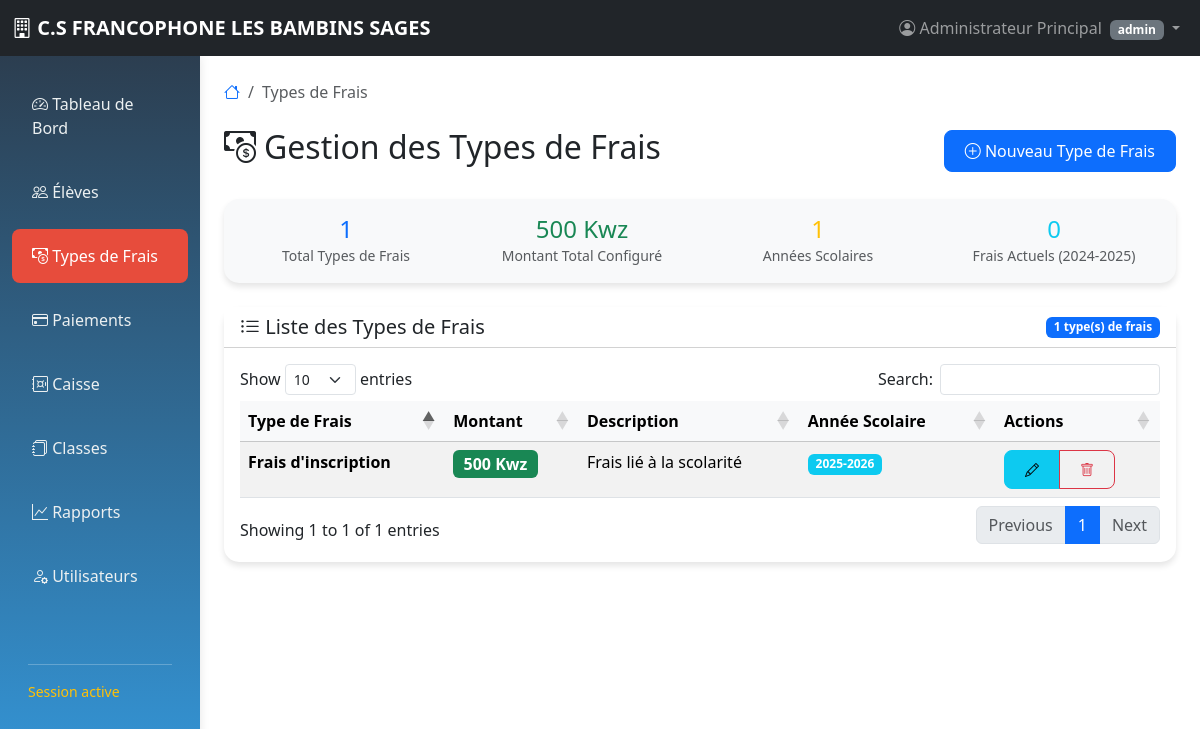
/frais.php (signed in), run on the app's committed database.
### tables this page shows
CREATE TABLE `frais` (
  `id` int(11) NOT NULL,
  `type_frais` varchar(100) NOT NULL,
  `montant` decimal(10,2) NOT NULL,
  `description` text DEFAULT NULL,
  `annee_scolaire` varchar(20) NOT NULL
);

### frais.php (the view, shortened to what this page needs)
<?php
$database = new Database();
$db = $database->getConnection();
$query = "SELECT * FROM frais ORDER BY annee_scolaire DESC, type_frais";
$stmt = $db->prepare($query);
$stmt->execute();
$frais = $stmt->fetchAll(PDO::FETCH_ASSOC);
?>
<?php
include 'layout.php';
?>
<nav aria-label="breadcrumb" class="mb-4">
    <ol class="breadcrumb">
        <li class="breadcrumb-item"><a href="dashboard.php"><i class="bi bi-house"></i></a></li>
        <li class="breadcrumb-item active" aria-current="page">Types de Frais</li>
    </ol>
</nav>
<div class="d-flex justify-content-between align-items-center mb-4">
    <h2><i class="bi bi-cash-coin me-2"></i>Gestion des Types de Frais</h2>
    <button class="btn btn-primary" data-bs-toggle="modal" data-bs-target="#ajouterFraisModal">
        <i class="bi bi-plus-circle"></i> Nouveau Type de Frais
    </button>
</div>
<div class="row mb-4">
    <div class="col-12">
        <div class="card bg-light">
            <div class="card-body py-3">
                <div class="row text-center">
                    <div class="col-md-3">
                        <h4 class="text-primary mb-0"><?php echo count($frais); ?></h4>
                        <small class="text-muted">Total Types de Frais</small>
                    </div>
                    <div class="col-md-3">
                        <h4 class="text-success mb-0">
                            <?php
                            $query_montant_total = "SELECT SUM(montant) as total FROM frais";
                            $stmt_montant_total = $db->prepare($query_montant_total);
                            $stmt_montant_total->execute();
                            $montant_total = $stmt_montant_total->fetch(PDO::FETCH_ASSOC)['total'];
                            echo number_format($montant_total, 0, ',', ' ') . ' Kwz';
                            ?>
                        </h4>
                        <small class="text-muted">Montant Total Configuré</small>
                    </div>
                    <div class="col-md-3">
                        <h4 class="text-warning mb-0">
                            <?php
                            $query_annees = "SELECT COUNT(DISTINCT annee_scolaire) as total FROM frais";
                            $stmt_annees = $db->prepare($query_annees);
                            $stmt_annees->execute();
                            echo $stmt_annees->fetch(PDO::FETCH_ASSOC)['total'];
                            ?>
                        </h4>
                        <small class="text-muted">Années Scolaires</small>
                    </div>
                    <div class="col-md-3">
                        <h4 class="text-info mb-0">
                            <?php
                            $query_actuelle = "SELECT COUNT(*) as total FROM frais WHERE annee_scolaire = '2024-2025'";
                            $stmt_actuelle = $db->prepare($query_actuelle);
                            $stmt_actuelle->execute();
                            echo $stmt_actuelle->fetch(PDO::FETCH_ASSOC)['total'];
                            ?>
                        </h4>
                        <small class="text-muted">Frais Actuels (2024-2025)</small>
                    </div>
                </div>
            </div>
        </div>
    </div>
</div>
<div class="card">
    <div class="card-header bg-white d-flex justify-content-between align-items-center">
        <h5 class="card-title mb-0"><i class="bi bi-list-ul"></i> Liste des Types de Frais</h5>
        <span class="badge bg-primary"><?php echo count($frais); ?> type(s) de frais</span>
    </div>
    <div class="card-body">
        <?php if (count($frais) > 0): ?>
        <div class="table-responsive">
            <table class="table table-hover table-striped" id="tableFrais">
                <thead class="table-light">
                    <tr>
                        <th>Type de Frais</th>
                        <th>Montant</th>
                        <th>Description</th>
                        <th>Année Scolaire</th>
                        <th>Actions</th>
                    </tr>
                </thead>
                <tbody>
                    <?php foreach ($frais as $fra): ?>
                    <tr>
                        <td>
                            <strong><?php echo htmlspecialchars($fra['type_frais']); ?></strong>
                        </td>
                        <td>
                            <span class="badge bg-success fs-6">
                                <?php echo number_format($fra['montant'], 0, ',', ' '); ?> Kwz
                            </span>
                        </td>
                        <td>
                            <?php echo !empty($fra['description']) ? htmlspecialchars($fra['description']) : '<span class="text-muted">Aucune description</span>'; ?>
                        </td>
                        <td>
                            <span class="badge bg-info"><?php echo htmlspecialchars($fra['annee_scolaire']); ?></span>
                        </td>
                        <td>
                            <div class="btn-group btn-group-sm">
                                <a href="?modifier=<?php echo $fra['id']; ?>"
                                   class="btn btn-info" data-bs-toggle="tooltip" title="Modifier">
                                    <i class="bi bi-pencil"></i>
                                </a>
                                <a href="?supprimer=<?php echo $fra['id']; ?>"
                                   class="btn btn-outline-danger"
                                   data-bs-toggle="tooltip"
                                   title="Supprimer"
                                   onclick="return confirm('Êtes-vous sûr de vouloir supprimer ce type de frais ?')">
                                    <i class="bi bi-trash"></i>
                                </a>
                            </div>
                        </td>
                    </tr>
                    <?php endforeach; ?>
                </tbody>
            </table>
        </div>
        <?php endif; ?>
    </div>
</div>
<?php include 'layout-end.php'; ?>

### layout.php (style rules this page uses)
.card { border: none; border-radius: 15px; box-shadow: 0 4px 6px rgba(0,0,0,0.1); transition: transform 0.3s; }
.btn { border-radius: 8px; padding: 8px 20px; }
.table th { background: #f8f9fa; font-weight: 600; }

### data on the page
frais: type_frais "Frais d'inscription", montant "500", description "Frais lié à la scolarité", annee_scolaire "2025-2026"

### other printed values
$_SESSION['nom_complet'] "Administrateur Principal"
$_SESSION['role'] "admin"
count($frais) "1"
$montant_total "500"
$stmt_annees->fetch(PDO::FETCH_ASSOC)['total'] "1"
$stmt_actuelle->fetch(PDO::FETCH_ASSOC)['total'] "0"
